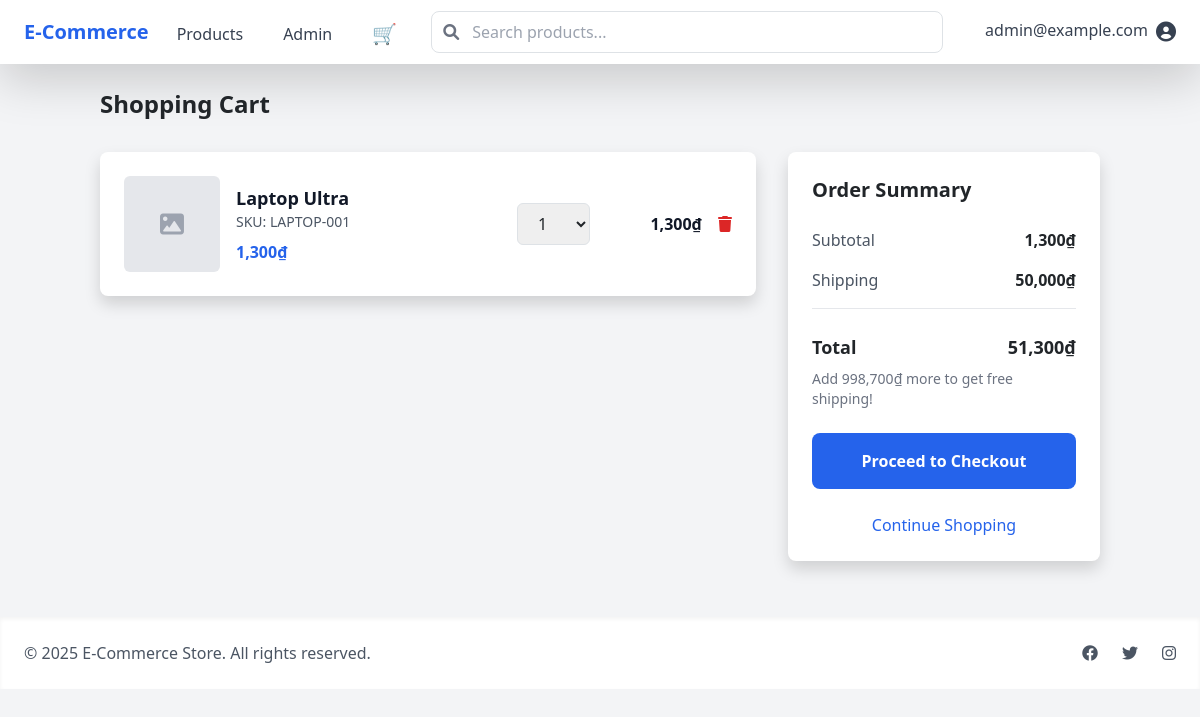
Before: /cart (signed in) with the older database file.
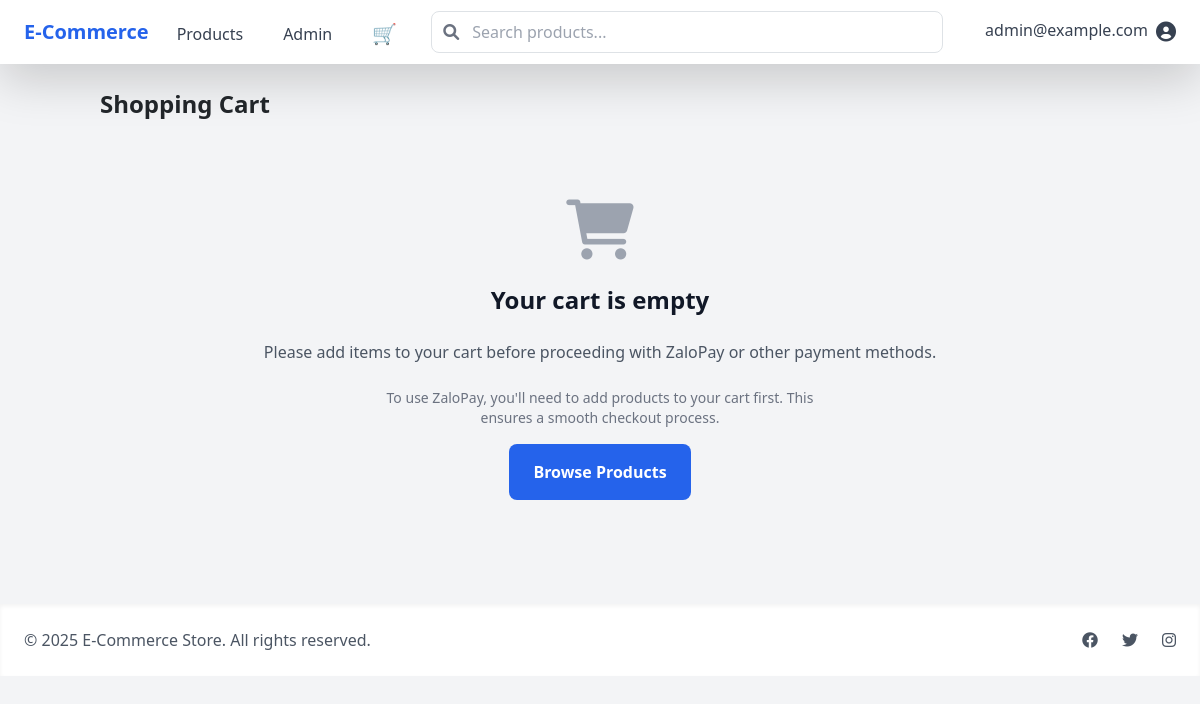
After: the same page with the newer database file.
### models/cart.py (models this page shows, shortened)
class CartItem(db.Model):
    __tablename__ = 'cart_items'
    id = db.Column(db.Integer, primary_key=True)
    user_id = db.Column(db.Integer, db.ForeignKey('users.id'), nullable=False)
    product_id = db.Column(db.Integer, db.ForeignKey('products.id'), nullable=False)
    quantity = db.Column(db.Integer, default=1)
    created_at = db.Column(db.DateTime, default=datetime.utcnow)
    updated_at = db.Column(db.DateTime, default=datetime.utcnow, onupdate=datetime.utcnow)
    deleted_at = db.Column(db.DateTime, nullable=True)
    product = db.relationship('Product',
                          back_populates='cart_items',
                          lazy='joined',
                          foreign_keys=[product_id])
    @property
    def subtotal(self):
        return self.quantity * self.product.price if self.product else 0

### models/product.py (models this page shows, shortened)
class Product(db.Model):
    __tablename__ = 'products'
    id = db.Column(db.Integer, primary_key=True)
    name = db.Column(db.String(200), nullable=False)
    description = db.Column(db.Text)
    price = db.Column(db.Integer, nullable=False)
    stock = db.Column(db.Integer, default=0)
    image_url = db.Column(db.String(500))  # Kept for backward compatibility
    category_id = db.Column(db.Integer, db.ForeignKey('categories.id'), nullable=False)
    sku = db.Column(db.String(50), unique=True)
    is_active = db.Column(db.Boolean, default=True)
    created_at = db.Column(db.DateTime, default=datetime.utcnow)
    updated_at = db.Column(db.DateTime, default=datetime.utcnow, onupdate=datetime.utcnow)
    cart_items = db.relationship('CartItem',
                             back_populates='product',
                             lazy=True,
                             cascade='all, delete-orphan')
    order_items = db.relationship('OrderItem', back_populates='product', lazy=True)
    images = db.relationship('ProductImage', backref='product', lazy=True,
                          cascade='all, delete-orphan',
                          order_by='ProductImage.is_primary.desc()')
    category = db.relationship('Category', back_populates='products', lazy=True)
    @property
    def price_display(self):
        return "{:,.0f}".format(self.price)

### routes/cart.py (the view)
@cart_bp.route('/cart')
@login_required
def view_cart():
    cart_items = Cart.get_user_cart(current_user.id)
    cart_totals = Cart.get_cart_total(current_user.id)
    return render_template('cart/cart.html',
                         cart_items=cart_items,
                         subtotal=cart_totals['subtotal'],
                         shipping_cost=cart_totals['shipping_cost'],
                         total=cart_totals['total'])

### templates/cart/cart.html (shortened to what the changed rows need)
{% extends "base.html" %}
{% block content %}
<div class="container mx-auto">
    <h1 class="text-2xl font-bold mb-8">Shopping Cart</h1>
    {% if cart_items %}
    <div class="grid grid-cols-1 lg:grid-cols-3 gap-8">
        <div class="lg:col-span-2">
            <div class="bg-white rounded-lg shadow">
                {% for item in cart_items %}
                <div class="p-6 {% if not loop.last %}border-b border-gray-200{% endif %}">
                    <div class="flex items-center space-x-4">
                        <div class="flex-shrink-0 w-24 h-24">
                            {% if item.product.image_url %}
                            <img src="{{ url_for('static', filename='uploads/' + item.product.image_url) }}"
                                 alt="{{ item.product.name }}"
                                 class="w-full h-full object-cover rounded">
                            {% else %}
                            <div class="w-full h-full bg-gray-200 rounded flex items-center justify-center">
                                <i class="fas fa-image text-gray-400 text-2xl"></i>
                            </div>
                            {% endif %}
                        </div>
                        <div class="flex-grow">
                            <h3 class="text-lg font-semibold">
                                <a href="{{ url_for('products.detail', id=item.product.id) }}"
                                   class="text-gray-900 hover:text-blue-600">
                                    {{ item.product.name }}
                                </a>
                            </h3>
                            <p class="text-gray-600 text-sm mb-2">SKU: {{ item.product.sku }}</p>
                            <p class="text-blue-600 font-bold">{{ item.product.price_display }}₫</p>
                        </div>
                        <div class="flex items-center space-x-4">
                            <form action="{{ url_for('cart.update_cart', product_id=item.product.id) }}"
                                  method="POST"
                                  class="flex items-center space-x-2">
                                <select name="quantity"
                                        class="px-3 py-2 border border-gray-300 rounded focus:outline-none focus:border-blue-500"
                                        onchange="this.form.submit()">
                                    {% for i in range(1, item.product.stock + 1) %}
                                    <option value="{{ i }}" {% if i == item.quantity %}selected{% endif %}>
                                        {{ i }}
                                    </option>
                                    {% endfor %}
                                </select>
                            </form>
                            <div class="text-gray-900 font-semibold w-24 text-right">
                                {{ "{:,.0f}".format(item.subtotal) }}₫
                            </div>
                            <form action="{{ url_for('cart.remove_from_cart', product_id=item.product.id) }}"
                                  method="POST"
                                  class="flex-shrink-0">
                                <button type="submit"
                                        class="text-red-600 hover:text-red-800"
                                        onclick="return confirm('Are you sure you want to remove this item?')">
                                    <i class="fas fa-trash"></i>
                                </button>
                            </form>
                        </div>
                    </div>
                </div>
                {% endfor %}
            </div>
        </div>
        <div class="lg:col-span-1">
            <div class="bg-white rounded-lg shadow p-6 sticky top-8">
                <h2 class="text-xl font-bold mb-6">Order Summary</h2>
                <div class="space-y-4 mb-6">
                    <div class="flex justify-between">
                        <span class="text-gray-600">Subtotal</span>
                        <span class="font-semibold">{{ "{:,.0f}".format(subtotal) }}₫</span>
                    </div>
                    <div class="flex justify-between">
                        <span class="text-gray-600">Shipping</span>
                        <span class="font-semibold">
                            {% if shipping_cost == 0 %}
                            Free
                            {% else %}
                            {{ "{:,.0f}".format(shipping_cost) }}₫
                            {% endif %}
                        </span>
                    </div>
                    <div class="border-t border-gray-200 pt-4">
                        <div class="flex justify-between">
                            <span class="text-lg font-bold">Total</span>
                            <span class="text-lg font-bold">
                                {{ "{:,.0f}".format(total) }}₫
                            </span>
                        </div>
                        <p class="text-sm text-gray-500 mt-2">
                            {% if shipping_cost > 0 %}
                            Add {{ "{:,.0f}".format(1000000 - subtotal) }}₫ more to get free shipping!
                            {% endif %}
                        </p>
                    </div>
                </div>
                <a href="{{ url_for('cart.checkout') }}"
                   class="block w-full bg-blue-600 text-white text-center py-3 rounded-lg font-semibold hover:bg-blue-700 transition duration-300">
                    Proceed to Checkout
                </a>
                <a href="{{ url_for('products.index') }}"
                   class="block w-full text-center mt-4 text-blue-600 hover:text-blue-800">
                    Continue Shopping
                </a>
            </div>
        </div>
    </div>
    {% else %}
    <div class="text-center py-12">
        <div class="mb-6">
            <i class="fas fa-shopping-cart text-gray-400 text-6xl"></i>
        </div>
        <h2 class="text-2xl font-bold text-gray-900 mb-4">Your cart is empty</h2>
        <p class="text-gray-600 mb-4">Please add items to your cart before proceeding with ZaloPay or other payment methods.</p>
        <div class="flex flex-col items-center space-y-4">
            <p class="text-gray-500 text-sm max-w-md">To use ZaloPay, you'll need to add products to your cart first. This ensures a smooth checkout process.</p>
            <a href="{{ url_for('products.index') }}"
               class="inline-block bg-blue-600 text-white px-6 py-3 rounded-lg font-semibold hover:bg-blue-700 transition duration-300">
                Browse Products
            </a>
        </div>
    </div>
    {% endif %}
</div>
{% endblock %}

Changed rows visible on the page:
no longer on this page (row edited): CartItem: product.name "Laptop Ultra", product.sku "LAPTOP-001", product.price_display "1,300", quantity "1", subtotal "1,300"
Other visible differences:
{{ "{:,.0f}".format(subtotal) }}: "1,300" → (not shown)
{{ "{:,.0f}".format(shipping_cost) }}: "50,000" → (not shown)
{{ "{:,.0f}".format(total) }}: "51,300" → (not shown)
{{ "{:,.0f}".format(1000000 - subtotal) }}: "998,700" → (not shown)
text no longer shown: "Order Summary Subtotal ₫ Shipping ₫ Total ₫ Add ₫ more to get free shipping! Proceed to Checkout Continue Shopping"
text now shown: "Your cart is empty Please add items to your cart before proceeding with ZaloPay or other payment methods. To use ZaloPay, you'll need to add products to your cart first. This ensures a smooth checkout process. Browse Products"
